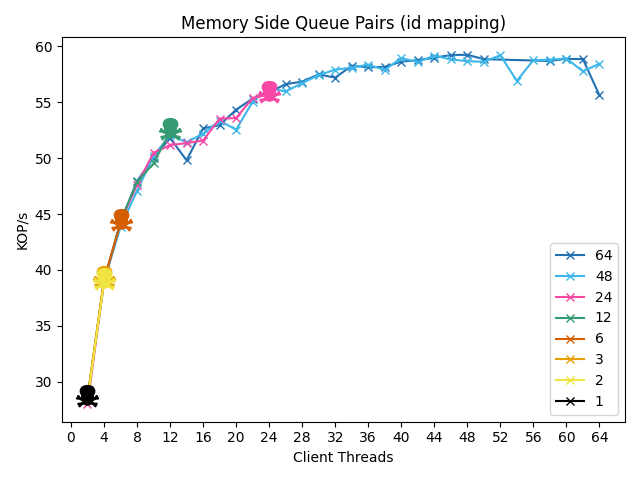

Generate this figure with Python:
import matplotlib as mpl
import matplotlib.pyplot as plt
import numpy as np
from common_library import *

from svgpathtools import svg2paths
from svgpath2mpl import parse_path


skull_path, skull_attributes = svg2paths('/home/ena/Pictures/matplotlib_custom_markers/Skull_and_Crossbones.svg')
skull_marker = parse_path(skull_attributes[0]['d'])
skull_marker.vertices -= skull_marker.vertices.mean(axis=0)
skull_marker = skull_marker.transformed(mpl.transforms.Affine2D().rotate_deg(180))
skull_marker = skull_marker.transformed(mpl.transforms.Affine2D().scale(-1,1))


def death_marker(ax, threads, throughput, color):
    ax.plot(threads[len(threads)-1:],throughput[len(throughput)-1:], marker=skull_marker, markersize=20, color=color)





throughput_64_qp=[44287,47938,50053,51806,49811,52664,52956,54340,55329,55879,56628,56844,57501,57204,58273,58132,58169,58635,58774,58991,59233,59250,58862,58699,58888,58868,55634,]
threads_64_qp=[   6,    8,    10,   12,   14,   16,   18,   20,   22,   24,   26,   28,   30,   32,   34,   36,   38,   40,   42,   44,   46,   48,   50,   58,   60,   62,   64,]


throughput_48_qp=[28453,38993,43822,47070,50210,52068,51422,52197,53343,52555,55054,56262,55969,56708,57440,57920,58102,58373,57886,58968,58589,59178,58836,58680,58623,59214,56917,58770,58813,58919,57772,58451,]
threads_48_qp=[   2,    4,    6,    8,    10,   12,   14,   16,   18,   20,   22,   24,   26,   28,   30,   32,   34,   36,   38,   40,   42,   44,   46,   48,   50,   52,   54,   56,   58,   60,   62,   64,]


throughput_24_qp=[27975,38917,44284,47618,50482,51171,51348,51577,53537,53585,55384,55685,]
threads_24_qp=[2,4,6,8,10,12,14,16,18,20,22,24,]

throughput_12_qp=[28506,38907,44356,47874,49532,52363,]
threads_12_qp=[2,4,6,8,10,12,]

throughput_6_qp=[28507,39165,44190,]
threads_6_qp=[2,4,6,]

throughput_3_qp=[28505,39094,]
threads_3_qp=[2,4,]

throughput_2_qp=[28369,38908,]
threads_2_qp=[2,4,]

throughput_1_qp=[28486,]
threads_1_qp=[2,]

#http://mkweb.bcgsc.ca/colorblind/img/colorblindness.palettes.v11.pdf
color_64="#2271B2"
color_48="#3DB7E9"
color_24="#F748A5"
color_12="#359B73"
color_6="#D55E00"
color_3="#E69F00"
color_2="#F0E442"
color_1="#000000"

throughput_64_qp=div_thousand(throughput_64_qp)
throughput_48_qp=div_thousand(throughput_48_qp)
throughput_24_qp=div_thousand(throughput_24_qp)
throughput_12_qp=div_thousand(throughput_12_qp)
throughput_6_qp=div_thousand(throughput_6_qp)
throughput_3_qp=div_thousand(throughput_3_qp)
throughput_2_qp=div_thousand(throughput_2_qp)
throughput_1_qp=div_thousand(throughput_1_qp)

fig, ax = plt.subplots()
ax.plot(threads_64_qp,throughput_64_qp, marker='x', label="64", color=color_64) #, width, label=treatment_label, color='tab:blue', hatch='\\')
ax.plot(threads_48_qp,throughput_48_qp, marker='x', label="48", color=color_48) #, width, label=treatment_label, color='tab:blue', hatch='\\')
ax.plot(threads_24_qp,throughput_24_qp, marker='x', label="24", color=color_24) #, width, label=treatment_label, color='tab:blue', hatch='\\')
ax.plot(threads_12_qp,throughput_12_qp, marker='x', label="12", color=color_12) #, width, label=treatment_label, color='tab:blue', hatch='\\')
ax.plot(threads_6_qp,throughput_6_qp, marker='x', label="6", color=color_6) #, width, label=treatment_label, color='tab:blue', hatch='\\')
ax.plot(threads_3_qp,throughput_3_qp, marker='x', label="3", color=color_3) #, width, label=treatment_label, color='tab:blue', hatch='\\')
ax.plot(threads_2_qp,throughput_2_qp, marker='x', label="2",color=color_2) #, width, label=treatment_label, color='tab:blue', hatch='\\')
ax.plot(threads_1_qp,throughput_1_qp, marker='x', label="1",color=color_1) #, width, label=treatment_label, color='tab:blue', hatch='\\')

death_marker(ax,threads_24_qp,throughput_24_qp, color_24)
death_marker(ax,threads_12_qp,throughput_12_qp, color_12)
death_marker(ax,threads_6_qp,throughput_6_qp, color_6)
death_marker(ax,threads_3_qp,throughput_3_qp, color_3)
death_marker(ax,threads_2_qp,throughput_2_qp, color_2)
death_marker(ax,threads_1_qp,throughput_1_qp, color_1)
#ax.plot(threads_12_qp[len(threads_12_qp)-1:],throughput_12_qp[len(threads_12_qp)-1:], marker="X")

# Add some text for labels, title and custom x-axis tick labels, etc.
ax.set_ylabel('KOP/s')
ax.set_title('Memory Side Queue Pairs (id mapping)')
ticks = range(0,65)
ticks = [x for x in ticks if not x % 4]
ax.set_xticks(ticks)
ax.set_xlabel("Client Threads")
ax.legend()


fig.tight_layout()
save(plt)
#plt.show()
